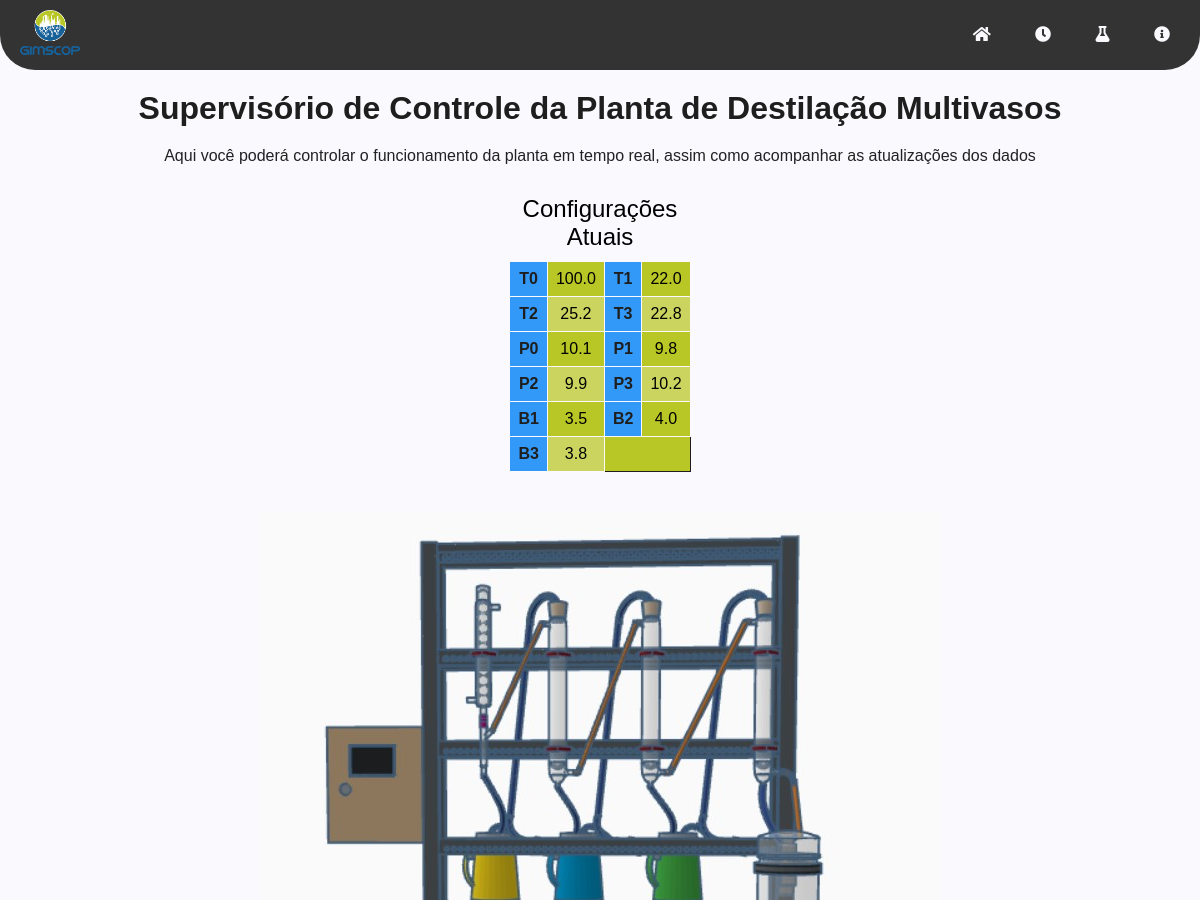
/ (upper part), run on an earlier commit of the app's database.
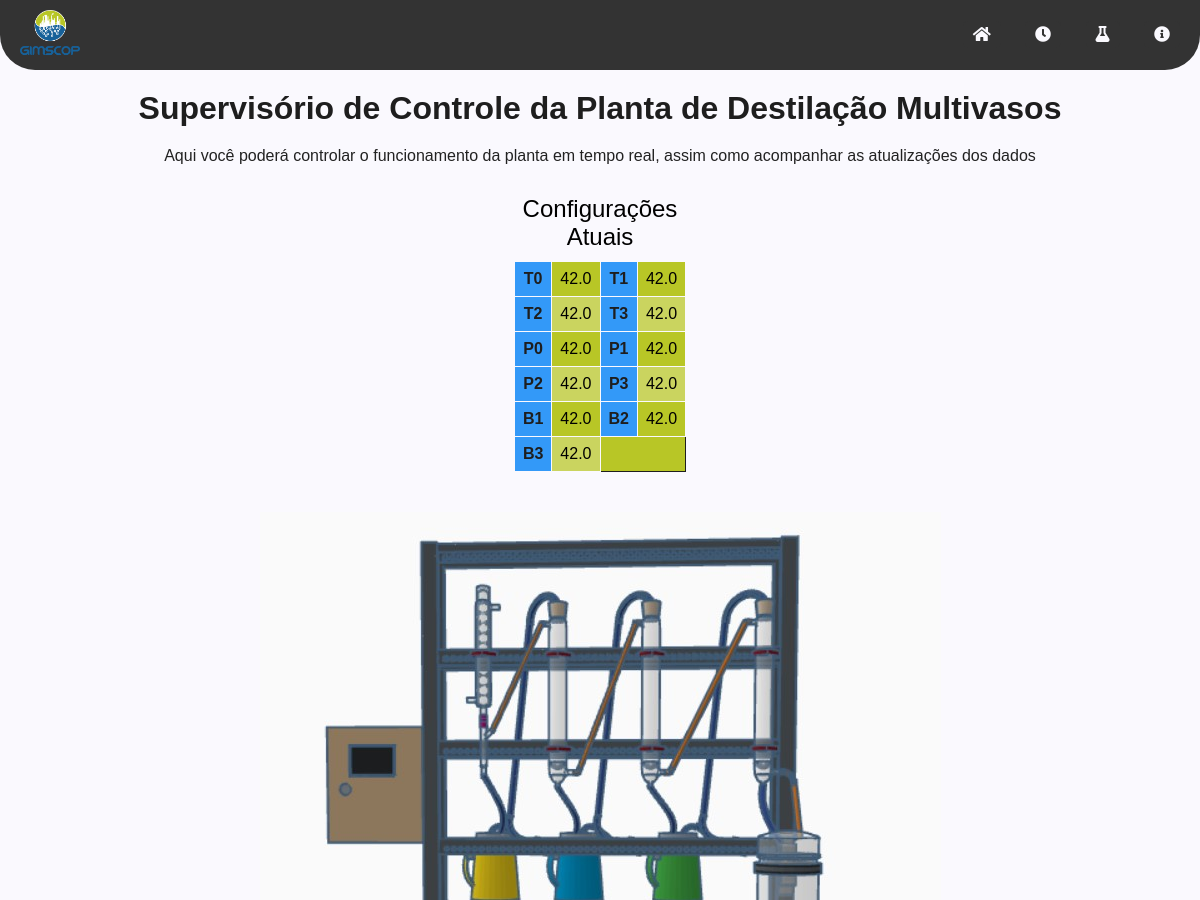
And on a later commit of the database.
### tables this page shows
CREATE TABLE variaveis (
            id INTEGER PRIMARY KEY AUTOINCREMENT,
            T0 REAL NOT NULL,
            T1 REAL NOT NULL,
            T2 REAL NOT NULL,
            T3 REAL NOT NULL,
            P0 REAL NOT NULL,
            P1 REAL NOT NULL,
            P2 REAL NOT NULL,
            P3 REAL NOT NULL,
            B1 REAL NOT NULL,
            B2 REAL NOT NULL,
            B3 REAL NOT NULL
        );

### app.py (the view)
@app.route('/')
def index():
    if not os.path.exists('dados_experimentos.db'):
        banco_de_dados_experimentos.criar_banco_dados()
        banco_de_dados_experimentos.inserir_banco_dados(0, 0, 0, 0, 0, 0, 0, 0, 0, 0, 0)
    if not os.path.exists('dados_planta.db'):
        banco_de_dados_configuracoes.criar_banco_dados()
        banco_de_dados_configuracoes.inserir_banco_dados(0, 0, 0, 0, 0, 0, 0, 0, 0, 0, 0)
    dados_experimentos = banco_de_dados_experimentos.consultar_ultimo_id_banco_dados()
    dados_configuracoes = banco_de_dados_configuracoes.consultar_ultimo_id_banco_dados()
    return render_template('index.html', dados_experimentos=dados_experimentos, dados_configuracoes=dados_configuracoes)

### banco_de_dados_configuracoes.py (called while the page is built)
def conectar_banco_dados():
    conexao = sqlite3.connect('dados_planta.db')
    return conexao

def cursor_banco_dados(conexao):
    cursor = conexao.cursor()
    return cursor

def consultar_ultimo_id_banco_dados():
    conexao = conectar_banco_dados()
    cursor = cursor_banco_dados(conexao)
    cursor.execute(
        'SELECT T0, T1, T2, T3, P0, P1, P2, P3, B1, B2, B3 FROM variaveis ORDER BY id DESC LIMIT 1')
    dados = cursor.fetchall()
    cursor.close()
    conexao.commit()
    conexao.close()
    return dados

### banco_de_dados_experimentos.py (called while the page is built)
def conectar_banco_dados():
    conexao = sqlite3.connect('dados_experimentos.db')
    return conexao

def cursor_banco_dados(conexao):
    cursor = conexao.cursor()
    return cursor

def consultar_ultimo_id_banco_dados():
    conexao = conectar_banco_dados()
    cursor = cursor_banco_dados(conexao)
    cursor.execute(
        'SELECT T0, T1, T2, T3, P0, P1, P2, P3, B1, B2, B3 FROM variaveis ORDER BY id DESC LIMIT 1')
    dados = cursor.fetchall()
    cursor.close()
    conexao.commit()
    conexao.close()
    return dados

### templates/index.html (shortened to what this page needs)
<!DOCTYPE html>
<html lang="en">
<head>
  <link rel="stylesheet" href="https://cdnjs.cloudflare.com/ajax/libs/font-awesome/5.15.4/css/all.min.css">
  <link rel="stylesheet" href="{{ url_for('static', filename='style_index.css') }}">
  <link href="https://cdn.jsdelivr.net/npm/bootstrap-icons@1.7.2/font/bootstrap-icons.css" rel="stylesheet">
</head>
<body>
  <nav class="navbar">
    <div class="logo">
      <img src="{{ url_for('static', filename='gimscop.svg') }}" alt="Logo">
    </div>
    <ul>
      <li><a href="/" class="tooltip1" title="Página Inicial"><i class="fas fa-home"></i></a></li>
      <li><a href="/realtime" class="tooltip1" title="Tempo Real"><i class="fas fa-clock"></i></a></li>
      <li><a href="/dash" class="tooltip1" title="Dashboard"><i class="fas fa-flask"></i></a></li>
      <li><a href="/sobre" class="tooltip1" title="Sobre"><i class="fas fa-info-circle"></i></a></li>
    </ul>
  </nav>
  <div class="texto_1">
    <h1>Supervisório de Controle da Planta de Destilação Multivasos</h1>
  </div>
  <div class="texto_2">
    <p>Aqui você poderá controlar o funcionamento da planta em tempo real, assim como acompanhar as atualizações dos
      dados</p>
  </div>
  <div class="table-config-atual">
    <table>
        <caption>Configurações Atuais</caption>
        <tr>
            <th>T0</th>
            <td><span id="config_T0">{{dados_configuracoes[0][0]}}</span></td>
            <th>T1</th>
            <td><span id="config_T1">{{dados_configuracoes[0][1]}}</span></td>
        </tr>
        <tr>
            <th>T2</th>
            <td><span id="config_T2">{{dados_configuracoes[0][2]}}</span></td>
            <th>T3</th>
            <td><span id="config_T3">{{dados_configuracoes[0][3]}}</span></td>
        </tr>
        <tr>
            <th>P0</th>
            <td><span id="config_P0">{{dados_configuracoes[0][4]}}</span></td>
            <th>P1</th>
            <td><span id="config_P1">{{dados_configuracoes[0][5]}}</span></td>
        </tr>
        <tr>
            <th>P2</th>
            <td><span id="config_P2">{{dados_configuracoes[0][6]}}</span></td>
            <th>P3</th>
            <td><span id="config_P3">{{dados_configuracoes[0][7]}}</span></td>
        </tr>
        <tr>
            <th>B1</th>
            <td><span id="config_B1">{{dados_configuracoes[0][8]}}</span></td>
            <th>B2</th>
            <td><span id="config_B2">{{dados_configuracoes[0][9]}}</span></td>
        </tr>
        <tr>
            <th>B3</th>
            <td><span id="config_B3">{{dados_configuracoes[0][10]}}</span></td>
        </tr>
    </table>
</div>
  <div class="container">
    <div class="desenho-planta">
      <img src="{{ url_for('static', filename='desenho planta.jpeg') }}" alt="Supervisório">
    </div>
  </div>
</body>
</html>

What changed in the data, as far as the page shows it:
no longer on this page (row unchanged): variaveis: T0 "100.0", T1 "22.0", T2 "25.2", T3 "22.8", P0 "10.1", P1 "9.8", P2 "9.9", P3 "10.2", B1 "3.5", B2 "4.0", B3 "3.8"
added variaveis: T0 "42.0", T1 "42.0", T2 "42.0", T3 "42.0", P0 "42.0", P1 "42.0", P2 "42.0", P3 "42.0", B1 "42.0", B2 "42.0", B3 "42.0"
